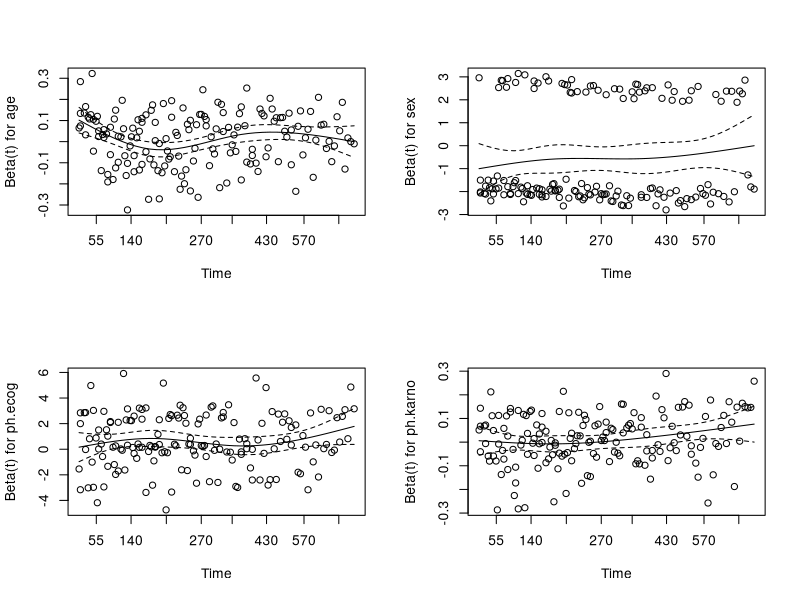
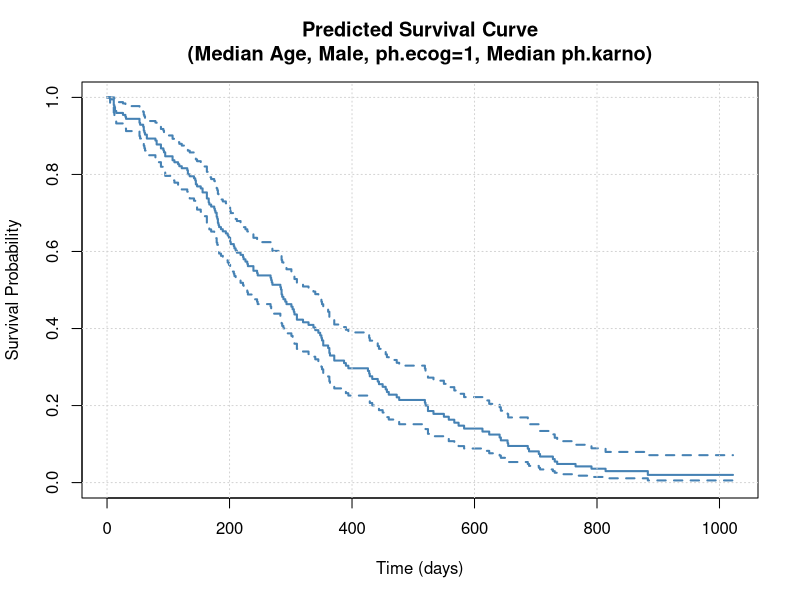
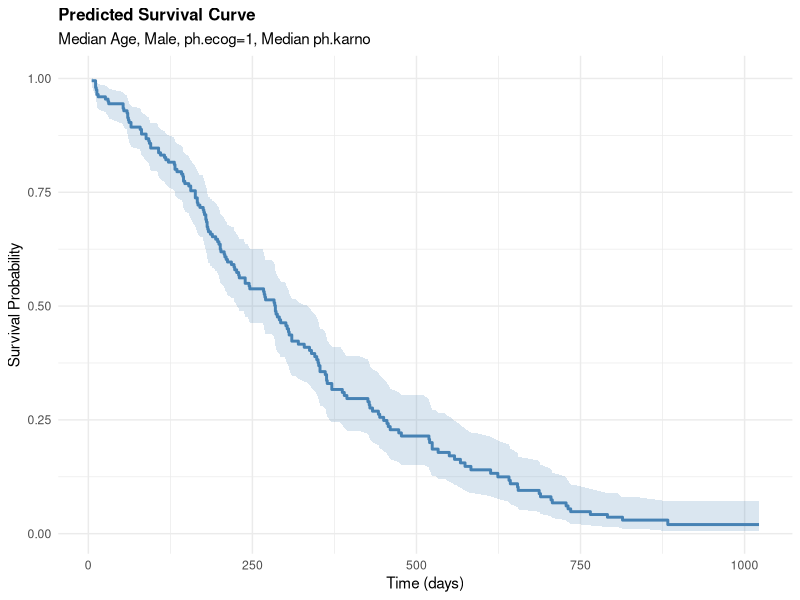

Write the R code that produced these figures, in order.
library(survival)
library(ggplot2)

# Load data
data(lung)

# Fit Cox proportional hazards model
cox_fit <- coxph(
  Surv(time, status) ~ age + sex + ph.ecog + ph.karno,
  data = lung
)

# Display model summary
cat("=== Cox Model Summary ===\n")
print(summary(cox_fit))

# Test proportional hazards assumption
ph_test <- cox.zph(cox_fit)

cat("\n=== Proportional Hazards Assumption Test ===\n")
print(ph_test)

# Plot PH diagnostic plots
cat("\nGenerating PH assumption diagnostic plots...\n")
par(mfrow = c(2, 2))
plot(ph_test)
par(mfrow = c(1, 1))

# Create survival curve for example covariate profile
# Use median values for continuous variables, reference level for categorical
example_profile <- data.frame(
  age = median(lung$age, na.rm = TRUE),
  sex = 1,  # Male (reference level)
  ph.ecog = 1,
  ph.karno = median(lung$ph.karno, na.rm = TRUE)
)

cat("\n=== Example Covariate Profile ===\n")
print(example_profile)

# Fit survival curve for the example profile
surv_curve <- survfit(cox_fit, newdata = example_profile)

# Plot survival curve
plot(
  surv_curve,
  main = "Predicted Survival Curve\n(Median Age, Male, ph.ecog=1, Median ph.karno)",
  xlab = "Time (days)",
  ylab = "Survival Probability",
  lwd = 2,
  col = "steelblue"
)
grid()

# Alternative: ggplot2 version
surv_df <- data.frame(
  time = surv_curve$time,
  survival = surv_curve$surv,
  lower = surv_curve$lower,
  upper = surv_curve$upper
)

p <- ggplot(surv_df, aes(x = time, y = survival)) +
  geom_step(color = "steelblue", linewidth = 1) +
  geom_ribbon(aes(ymin = lower, ymax = upper), alpha = 0.2, fill = "steelblue") +
  labs(
    title = "Predicted Survival Curve",
    subtitle = "Median Age, Male, ph.ecog=1, Median ph.karno",
    x = "Time (days)",
    y = "Survival Probability"
  ) +
  theme_minimal() +
  theme(plot.title = element_text(face = "bold", size = 12))

print(p)
